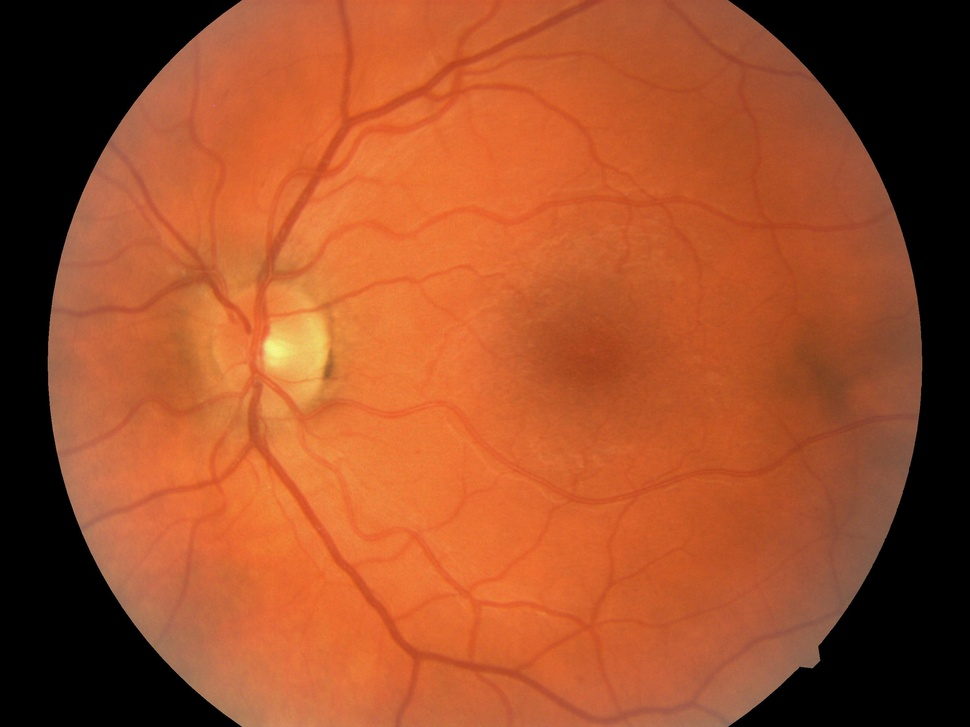
#> input picture defense/fundus-examples/dr02/30_left1.jpeg, 970 x 727 px, shrunk from 2560 x 1920 before the run, given in place of left.png, which was not available
$ python s7_normalize.py ../../../../defense/fundus-examples/dr02/30_left1.jpeg
#> lines starting #> are read from the running program, lines starting #| are printed output that depends on the picture; after the words box and inside, x2 and y2 are one past the last pixel; in counts of white or black regions, pixels touching at a corner belong together; pictures that were not available may be replaced by others from this repository, and a replacement may not be noted
"""
Stage 7 — Normalize → 4ch tensor (RGB preview).

Pipeline Stage 7:
  1. RGB (from Stage 5) ---ToTensor---> float32 CHW in [0, 1]
  2. ImageNet normalize: (x - mean) / std
  3. Concatenate FOV mask as 4th channel → (4, H, W) tensor

For demo: we apply the normalize → denormalize roundtrip to produce a
visual RGB preview of what the CNN receives on the RGB branch (it is
mathematically ≈ Stage 5 minus rounding), then multiply by the binary
FOV mask so the padding is explicitly zeroed — matching the CNN's
effective view when the 4th-channel mask gates the receptive field.

ImageNet stats (from experiments/configs/default.yaml, baseline path):
  mean = (0.485, 0.456, 0.406)
  std  = (0.229, 0.224, 0.225)

Input:
  stage_5_clahe/polar/{side}.png  — final CLAHE RGB (novel polar variant)
  stage_3_fov_mask/{side}.png     — binary FOV mask

Output:
  stage_7_normalize/{side}.png    — RGB preview, padding zeroed

Usage:
  python s7_normalize.py                   # all grades, both sides
  python s7_normalize.py dr03              # single grade
  python s7_normalize.py dr00 dr02 left    # subset of grades + side filter
"""

import os
import sys

import cv2
import numpy as np

GRADES = ["dr00", "dr01", "dr02", "dr03", "dr04"]
BASE = os.path.join(os.path.dirname(__file__), "..")

IMAGENET_MEAN = np.array([0.485, 0.456, 0.406], dtype=np.float32)
IMAGENET_STD = np.array([0.229, 0.224, 0.225], dtype=np.float32)


def normalize_roundtrip(rgb_uint8):
    x = rgb_uint8.astype(np.float32) / 255.0
    x_norm = (x - IMAGENET_MEAN) / IMAGENET_STD
    x_back = x_norm * IMAGENET_STD + IMAGENET_MEAN
    x_back = np.clip(x_back * 255.0, 0, 255)
    return x_back.astype(np.uint8)


def process(gr, side):
#> called with gr = 'dr00', side = 'left'
    src_rgb = os.path.join(
        BASE, gr, "preprocessing", "stage_5_clahe", "polar", f"{side}.png")
    src_mask = os.path.join(
        BASE, gr, "preprocessing", "stage_3_fov_mask", f"{side}.png")

    img_bgr = cv2.imread(src_rgb)
#> img_bgr is the input picture: shape (727, 970, 3); mean B, G, R 41.3, 78, 158.2
    mask = cv2.imread(src_mask, cv2.IMREAD_GRAYSCALE)
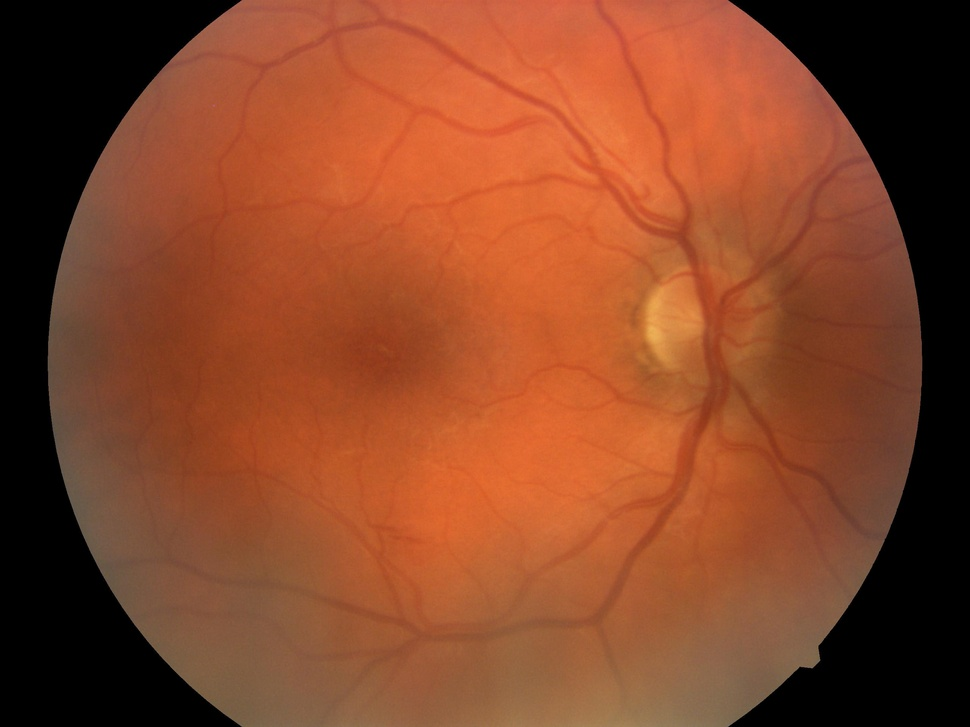
#> input picture defense/fundus-examples/dr02/30_right2.jpeg, 970 x 727 px, shrunk from 2560 x 1920 before the run, given in place of left.png, which was not available
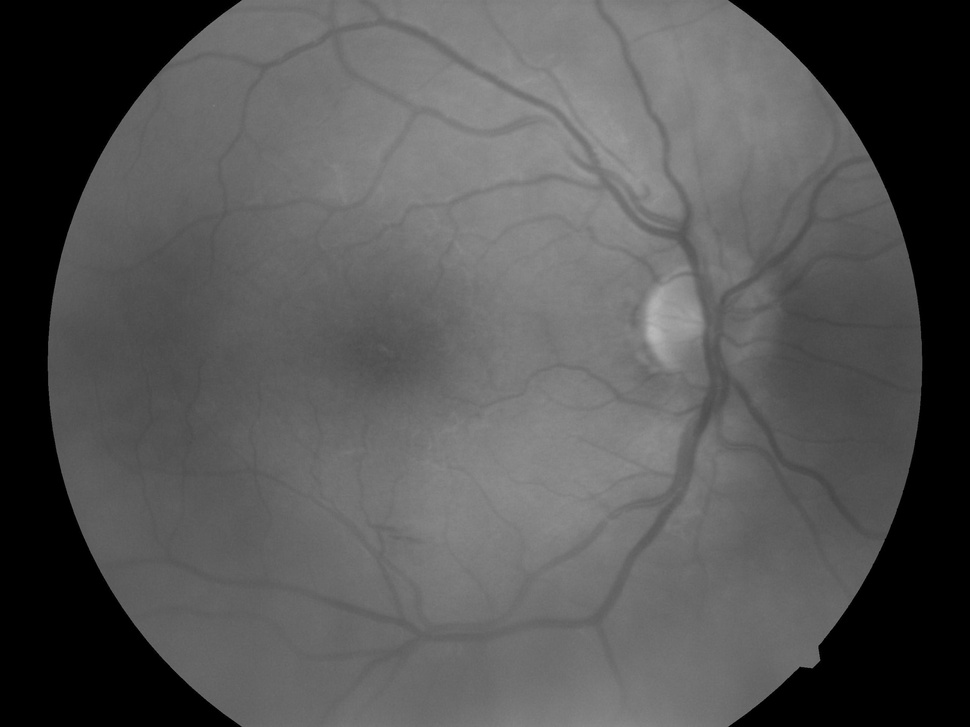
#> mask: shape (727, 970); min 0, max 185, mean 85.1

    if img_bgr is None or mask is None:
        print(f"  {gr}/{side}: MISSING input — rgb={img_bgr is not None}, "
              f"mask={mask is not None}")
        return

    img_rgb = cv2.cvtColor(img_bgr, cv2.COLOR_BGR2RGB)
    preview_rgb = normalize_roundtrip(img_rgb)
#> in normalize_roundtrip, `return x_back.astype(np.uint8)`:
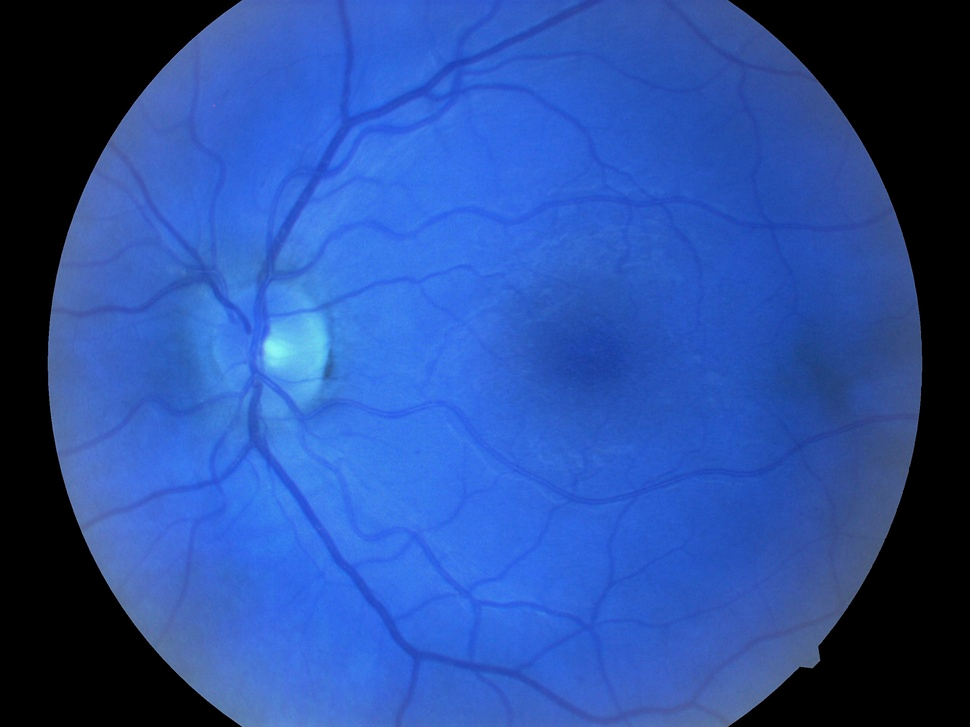
#> returned value: shape (727, 970, 3); mean of channels 0, 1, 2 158.2, 77.9, 41.2; drawn as B, G, R

    mask_binary = (mask > 127).astype(np.uint8)
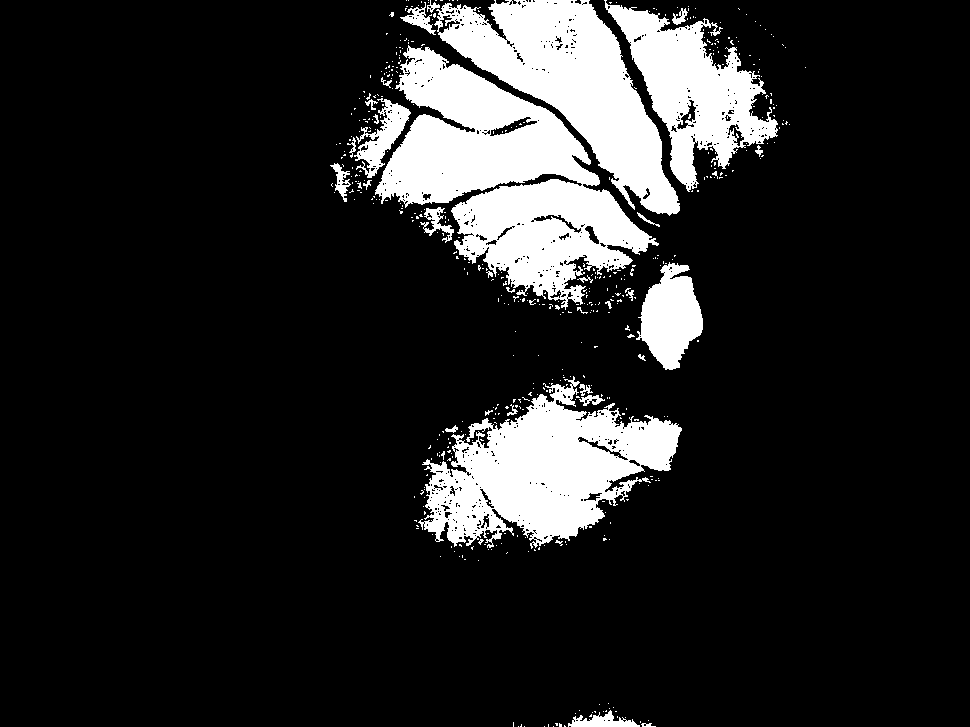
#> mask_binary: shape (727, 970); values 0 (black) and 1 (white), 14.3% white; 496 white regions (462 under 20 px), largest, box (x1, y1, x2, y2) and area: (375, 45, 659, 310) 33158, (418, 376, 682, 549) 23086, (434, 0, 680, 216) 21176
    preview_rgb[mask_binary == 0] = 0
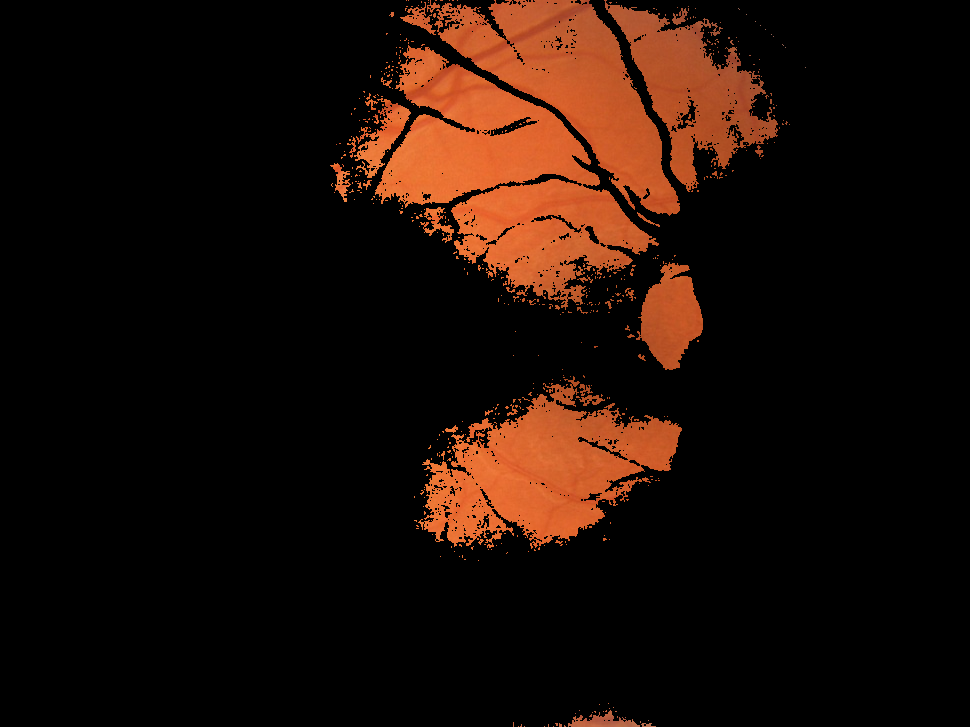
#> preview_rgb: shape (727, 970, 3); mean R, G, B 29.9, 13.8, 6.6

    out_dir = os.path.join(BASE, gr, "preprocessing", "stage_7_normalize")
    os.makedirs(out_dir, exist_ok=True)
    out_path = os.path.join(out_dir, f"{side}.png")

    out_bgr = cv2.cvtColor(preview_rgb, cv2.COLOR_RGB2BGR)
    cv2.imwrite(out_path, out_bgr)

    fov_px = int(mask_binary.sum())
#> fov_px = 100993
    print(f"  {gr}/{side}: {img_rgb.shape} -> {out_path}  (FOV={fov_px} px)")
#|   dr00/left: (727, 970, 3) -> demo/public/pipeline/helpers/../dr00/preprocessing/stage_7_normalize/left.png  (FOV=100993 px)


def parse_args(argv):
    grades, sides = [], []
    for a in argv:
        if a in ("left", "right"):
            sides.append(a)
        elif a in GRADES:
            grades.append(a)
        else:
            print(f"WARNING: unknown arg '{a}' — skipping")
    if not grades:
        grades = GRADES
    if not sides:
        sides = ["left", "right"]
    return grades, sides


if __name__ == "__main__":
    grades, sides = parse_args(sys.argv[1:])
    print(f"Stage 7 normalize — grades={grades}, sides={sides}")
    for gr in grades:
        for side in sides:
            process(gr, side)
